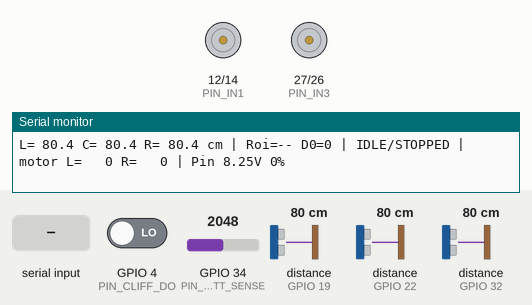
Simulated run of this sketch. Board: ESP32. On the bench: motor-driver pin pairs drawn as motors (green arrow = first pin HIGH = forward, orange = second pin HIGH = backward, longer = more drive, scaled by the enable pin), the last lines printed to the serial monitor. Wiring (inferred from the names in the program): 3 × ultrasonic range finder: trigger GPIO 21, echo GPIO 19 / trigger GPIO 23, echo GPIO 22 / trigger GPIO 33, echo GPIO 32. The inputs (shaded band) are chosen by the test bench; at power-on: distance to the obstacle (sensors on GPIO 19, GPIO 22, GPIO 32) 80 cm, GPIO 4 (PIN_CLIFF_DO) LOW, GPIO 34 (PIN_BATT_SENSE) = 2048. The echo pulse lasts 58.3 µs per cm.

Above: at 1.4 s.
1.5 s: "s" received over Serial
4.5 s: distance to the obstacle (sensor on GPIO 19) set to 11 cm
At 5.1 s:
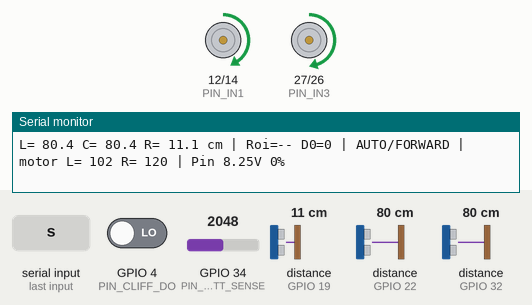
6.2 s: distance to the obstacle (sensor on GPIO 19) set to 8 cm
At 8.2 s:
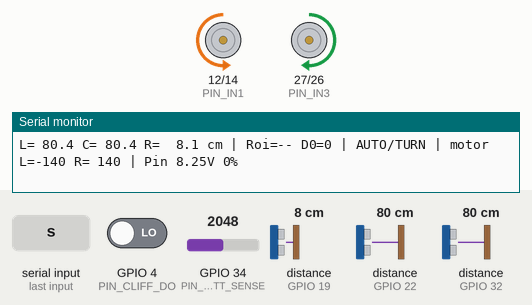
9.2 s: "a" received over Serial
11.4 s: "w" received over Serial
At 11.73 s:
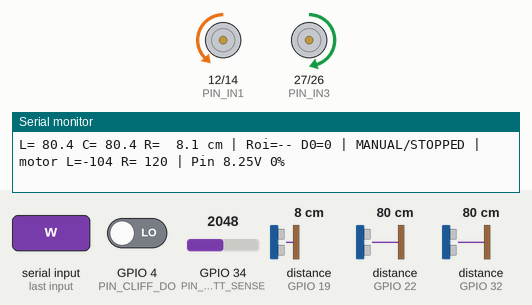
13.7 s: "A" received over Serial
At 14.29 s:
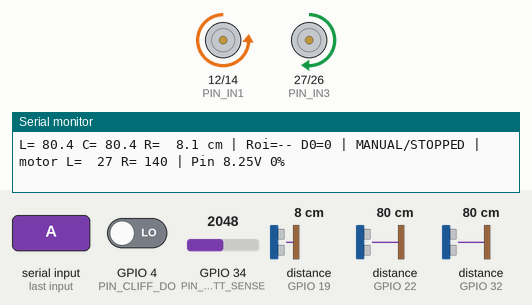
Timing chart, 0 to 16.7 s (numbered marks = the images above; inputs shaded):
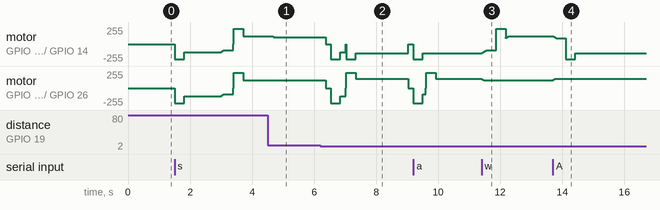

Measured:
- the behaviour switches between 10 and 9 cm on distance to the obstacle (sensor on GPIO 19) (found by bisection; images 1 and 2)
- after the input at 4.5 s, motor on GPIO 12 (PIN_IN1) / GPIO 14 (PIN_IN2): forward 120/255 → forward 102/255 after 0.16 s
- after the input at 11.4 s, motor on GPIO 27 (PIN_IN3) / GPIO 26 (PIN_IN4): forward 139/255 → forward 120/255 at once
- after the input at 13.7 s, motor on GPIO 27 (PIN_IN3) / GPIO 26 (PIN_IN4): forward 120/255 → forward 139/255 at once

The sketch:

robot_lau_nha.ino
```cpp
// Robot hut bui / lau nha - ESP32 + L298N + 3x HC-SR04 + TCRT5000
// Giai doan 1: di chuyen cham, tranh vat can va chong roi
//
// Lenh qua Serial Monitor (115200, gui tung ky tu):
//   g : bat dau che do AUTO (tu di, tranh vat can)
//   x : dung
//   w/s/a/d : dieu khien tay tien / lui / trai / phai
//   i : bat/tat in thong tin cam bien

#include <esp_system.h>
#include "config.h"
#include "types.h"
#include "motor.h"
#include "sensors.h"
#include "navigation.h"
#include "battery.h"

static bool debugEnabled = true;
static uint32_t lastDebugMs = 0;
static bool autoStartPending = AUTO_START_ON_BOOT;

// Bo nho RTC giu nguyen qua reset (tru khi mat nguon hoan toan)
// -> biet truoc khi reset robot co dang chay AUTO khong
#define AUTO_MAGIC        0xA070A070
#define MAX_AUTO_RESUMES  3
RTC_NOINIT_ATTR static uint32_t rtcAutoMagic;
RTC_NOINIT_ATTR static uint32_t rtcResumeCount;

static bool isAbnormalReset(esp_reset_reason_t r) {
  return r == ESP_RST_BROWNOUT || r == ESP_RST_PANIC ||
         r == ESP_RST_INT_WDT  || r == ESP_RST_TASK_WDT || r == ESP_RST_WDT;
}

static void handleSerial() {
  while (Serial.available()) {
    char c = Serial.read();
    switch (c) {
      case 'g': case 'G': autoStartPending = false; rtcResumeCount = 0; navStartAuto(); break;
      case 'x': case 'X': autoStartPending = false; navStop();      break;
      case 'w': case 'W': navManual(MANUAL_FORWARD);  break;
      case 's': case 'S': navManual(MANUAL_BACKWARD); break;
      case 'a': case 'A': navManual(MANUAL_LEFT);     break;
      case 'd': case 'D': navManual(MANUAL_RIGHT);    break;
      case 'i': case 'I': debugEnabled = !debugEnabled; break;
      default: break;
    }
  }
}

static void printDebug() {
  uint32_t now = millis();
  if (!debugEnabled || now - lastDebugMs < DEBUG_INTERVAL_MS) return;
  lastDebugMs = now;

  const Distances& d = sensorsGet();
  const CliffState& c = sensorsCliff();
  Serial.printf("L=%5.1f C=%5.1f R=%5.1f cm | Roi=%s D0=%d | %s/%s | motor L=%4d R=%4d | Pin %.2fV %u%%\n",
                d.left, d.center, d.right,
                c.detected ? "CO" : "--", digitalRead(PIN_CLIFF_DO),
                navModeName(navGetMode()), navStateName(navGetState()),
                motorGetLeft(), motorGetRight(),
                batteryVoltage(), batteryPercent());
}

void setup() {
  Serial.begin(SERIAL_BAUD);
  delay(200);
  Serial.println("\n=== Robot lau nha - khoi dong ===");

  esp_reset_reason_t reason = esp_reset_reason();
  Serial.printf("Ly do khoi dong: %d\n", (int)reason);
  if (reason == ESP_RST_BROWNOUT) {
    Serial.println("!!! CANH BAO: ESP32 vua bi reset do SUT AP (brownout).");
    Serial.println("!!! Thuong do motor keo dong lam sut nguon 5V. Xem huong dan sua phan cung.");
  }

  if (isAbnormalReset(reason) && rtcAutoMagic == AUTO_MAGIC) {
    if (rtcResumeCount < MAX_AUTO_RESUMES) {
      rtcResumeCount++;
      autoStartPending = true;
      Serial.printf("!!! Dang chay AUTO thi bi reset -> tu chay lai (lan %u/%d)\n",
                    (unsigned)rtcResumeCount, MAX_AUTO_RESUMES);
    } else {
      autoStartPending = false;  // ke ca khi AUTO_START_ON_BOOT = true
      Serial.println("!!! Reset lien tuc qua nhieu lan -> KHONG tu chay lai. Kiem tra nguon!");
    }
  } else {
    rtcResumeCount = 0;
  }
  rtcAutoMagic = 0;

  motorInit();
  sensorsInit();
  navInit();
  batteryInit();
  Serial.printf("Pin: %.2fV (%u%%)\n", batteryVoltage(), batteryPercent());

  Serial.println("Lenh: g=AUTO, x=dung, w/s/a/d=dieu khien tay, i=bat/tat debug");
}

void loop() {
  handleSerial();

  if (autoStartPending && millis() >= AUTO_START_DELAY_MS) {
    autoStartPending = false;
    navStartAuto();
  }

  sensorsUpdate();
  batteryUpdate();
  navUpdate();
  motorUpdate();
  printDebug();

  rtcAutoMagic = navGetMode() == MODE_AUTO ? AUTO_MAGIC : 0;
}
```

battery.cpp
```cpp
#include "battery.h"
#include "config.h"

namespace {

// Bang dien ap 1 cell Li-ion (khi nghi, khong tai) -> % dung luong
struct SocPoint { float v; uint8_t pct; };
const SocPoint SOC_TABLE[] = {
  {4.20f, 100}, {4.10f, 90}, {4.00f, 80}, {3.92f, 70}, {3.85f, 60},
  {3.79f,  50}, {3.75f, 40}, {3.71f, 30}, {3.67f, 20}, {3.61f, 10},
  {3.50f,   5}, {3.30f,  0},
};
const uint8_t SOC_LEN = sizeof(SOC_TABLE) / sizeof(SOC_TABLE[0]);

uint32_t lastReadMs = 0;
float voltage = 0;
uint8_t percent = 0;
bool low = false;

float readPackVoltage() {
  // analogReadMilliVolts() da dung so lieu hieu chuan eFuse cua ESP32 -> chinh xac hon analogRead()
  uint32_t sum = 0;
  for (uint8_t i = 0; i < BATT_SAMPLES; i++) sum += analogReadMilliVolts(PIN_BATT_SENSE);
  float pinV = sum / (float)BATT_SAMPLES / 1000.0f;
  return pinV * BATT_DIVIDER_RATIO * BATT_CALIB;
}

uint8_t cellToPercent(float cellV) {
  if (cellV >= SOC_TABLE[0].v) return 100;
  if (cellV <= SOC_TABLE[SOC_LEN - 1].v) return 0;
  for (uint8_t i = 1; i < SOC_LEN; i++) {
    const SocPoint& hi = SOC_TABLE[i - 1];
    const SocPoint& lo = SOC_TABLE[i];
    if (cellV >= lo.v) {
      float t = (cellV - lo.v) / (hi.v - lo.v);
      return (uint8_t)(lo.pct + t * (hi.pct - lo.pct) + 0.5f);
    }
  }
  return 0;
}

}  // namespace

void batteryInit() {
  pinMode(PIN_BATT_SENSE, INPUT);
  analogSetPinAttenuation(PIN_BATT_SENSE, ADC_11db);  // dai do ~0..3.1V
  voltage = readPackVoltage();
  percent = cellToPercent(voltage / BATT_CELLS);
}

void batteryUpdate() {
  uint32_t now = millis();
  if (now - lastReadMs < BATT_INTERVAL_MS) return;
  lastReadMs = now;

  // Loc mem: dien ap dao dong khi motor tang/giam toc
  voltage += BATT_FILTER_ALPHA * (readPackVoltage() - voltage);
  percent = cellToPercent(voltage / BATT_CELLS);

  // Co tre (hysteresis) de canh bao khong nhap nhay quanh nguong
  if (!low && percent < BATT_LOW_PERCENT) {
    low = true;
    Serial.printf("[BATT] PIN YEU: %.2fV (%u%%)\n", voltage, percent);
  } else if (low && percent >= BATT_LOW_PERCENT + 5) {
    low = false;
  }
}

float batteryVoltage() {
  return voltage;
}

uint8_t batteryPercent() {
  return percent;
}

bool batteryLow() {
  return low;
}
```

battery.h
```cpp
#pragma once
#include <Arduino.h>

void batteryInit();

// Goi lien tuc trong loop(). Chi doc ADC moi BATT_INTERVAL_MS.
void batteryUpdate();

// Dien ap pin 3S da loc (V)
float batteryVoltage();

// Dung luong con lai uoc tinh (0..100 %)
uint8_t batteryPercent();

// Pin yeu (< BATT_LOW_PERCENT)
bool batteryLow();
```

cleaning.cpp
```cpp

```

docking.cpp
```cpp

```

motor.cpp
```cpp
#include "motor.h"
#include "config.h"
#include <esp_arduino_version.h>

namespace {

struct Wheel {
  uint8_t in1, in2, en, ch;
  bool invert;
  float trim;
  int target;
  int current;
  uint32_t kickUntil;
};

Wheel wheelL = {PIN_IN1, PIN_IN2, PIN_ENA, 0, MOTOR_LEFT_INVERT,  MOTOR_LEFT_TRIM,  0, 0, 0};
Wheel wheelR = {PIN_IN3, PIN_IN4, PIN_ENB, 1, MOTOR_RIGHT_INVERT, MOTOR_RIGHT_TRIM, 0, 0, 0};

bool braking = false;
uint32_t lastRampMs = 0;

// Ho tro ca ESP32 Arduino core 2.x va 3.x
void pwmAttach(const Wheel& w) {
#if ESP_ARDUINO_VERSION_MAJOR >= 3
  ledcAttach(w.en, MOTOR_PWM_FREQ, MOTOR_PWM_RES);
#else
  ledcSetup(w.ch, MOTOR_PWM_FREQ, MOTOR_PWM_RES);
  ledcAttachPin(w.en, w.ch);
#endif
}

void pwmWrite(const Wheel& w, uint32_t duty) {
#if ESP_ARDUINO_VERSION_MAJOR >= 3
  ledcWrite(w.en, duty);
#else
  ledcWrite(w.ch, duty);
#endif
}

void applyOutput(const Wheel& w, uint32_t now) {
  int speed = w.invert ? -w.current : w.current;

  if (speed == 0) {
    if (braking) {
      // IN1 = IN2 = HIGH, EN = HIGH -> phanh nhanh
      digitalWrite(w.in1, HIGH);
      digitalWrite(w.in2, HIGH);
      pwmWrite(w, 255);
    } else {
      digitalWrite(w.in1, LOW);
      digitalWrite(w.in2, LOW);
      pwmWrite(w, 0);
    }
    return;
  }

  digitalWrite(w.in1, speed > 0 ? HIGH : LOW);
  digitalWrite(w.in2, speed > 0 ? LOW : HIGH);

  int duty = max(abs(speed), MOTOR_MIN_PWM);
  if (now < w.kickUntil) duty = max(duty, MOTOR_KICK_PWM);
  duty = constrain((int)(duty * w.trim), 0, 255);
  pwmWrite(w, duty);
}

void rampWheel(Wheel& w, uint32_t now) {
  int prev = w.current;
  if (prev == 0) {
    // Tu dung yen: dat ngay toc do muc tieu (kick o duoi giup motor thang ma sat tinh).
    // Neu tang tu tu tu 0, motor bi ket o MOTOR_MIN_PWM qua lau -> khong lui/quay noi.
    w.current = w.target;
  } else if (w.current < w.target) {
    w.current = min(w.current + MOTOR_RAMP_STEP, w.target);
  } else if (w.current > w.target) {
    w.current = max(w.current - MOTOR_RAMP_STEP, w.target);
  }

  // Bat dau quay tu dung yen hoac doi chieu -> kick de thang ma sat tinh
  if (w.current != 0 && (prev == 0 || (prev > 0) != (w.current > 0))) {
    w.kickUntil = now + MOTOR_KICK_MS;
  }
}

}  // namespace

void motorInit() {
  for (Wheel* w : {&wheelL, &wheelR}) {
    pinMode(w->in1, OUTPUT);
    pinMode(w->in2, OUTPUT);
    digitalWrite(w->in1, LOW);
    digitalWrite(w->in2, LOW);
    pwmAttach(*w);
    pwmWrite(*w, 0);
  }
}

void motorSet(int left, int right) {
  braking = false;
  wheelL.target = constrain(left, -255, 255);
  wheelR.target = constrain(right, -255, 255);
}

void motorStop() {
  motorSet(0, 0);
}

void motorBrake() {
  braking = true;
  uint32_t now = millis();
  for (Wheel* w : {&wheelL, &wheelR}) {
    w->target = 0;
    w->current = 0;
    applyOutput(*w, now);
  }
}

void motorUpdate() {
  uint32_t now = millis();
  if (now - lastRampMs < MOTOR_RAMP_INTERVAL_MS) return;
  lastRampMs = now;

  rampWheel(wheelL, now);
  rampWheel(wheelR, now);
  applyOutput(wheelL, now);
  applyOutput(wheelR, now);
}

int motorGetLeft()  { return wheelL.current; }
int motorGetRight() { return wheelR.current; }
```

motor.h
```cpp
#pragma once
#include <Arduino.h>

void motorInit();

// Dat toc do muc tieu cho 2 banh (-255..255). Toc do thuc te tang/giam tu tu.
void motorSet(int left, int right);

// Giam toc tu tu ve 0 (tha troi)
void motorStop();

// Dung ngay lap tuc (phanh chu dong) - dung khi gap vat can
void motorBrake();

// Goi lien tuc trong loop()
void motorUpdate();

int motorGetLeft();
int motorGetRight();
```

navigation.cpp
```cpp
#include "navigation.h"
#include "config.h"
#include "motor.h"
#include "sensors.h"

namespace {

RobotMode mode = MODE_IDLE;
NavState state = NAV_STOPPED;
uint32_t stateStartMs = 0;

TurnDir turnDir = TURN_RIGHT;
bool escapeAfterBackup = false;

// Lan xu ly hien tai la do mep roi (khong phai vat can sieu am)
bool cliffEvent = false;
uint32_t lastCliffMs = 0;

ManualCmd manualCmd = MANUAL_STOP;

// Lich su cac lan gap vat can de phat hien bi ket trong goc
uint32_t obstacleTimes[STUCK_COUNT] = {0};
uint8_t obstacleIdx = 0;

void setState(NavState s) {
  if (s == state) return;
  state = s;
  stateStartMs = millis();
  Serial.printf("[NAV] -> %s\n", navStateName(s));
}

// Ghi nhan 1 lan gap vat can, tra ve true neu dang bi ket
bool registerObstacle(uint32_t now) {
  obstacleTimes[obstacleIdx] = now;
  obstacleIdx = (obstacleIdx + 1) % STUCK_COUNT;
  // Phan tu cu nhat nam ngay tai obstacleIdx
  uint32_t oldest = obstacleTimes[obstacleIdx];
  if (oldest != 0 && now - oldest < STUCK_WINDOW_MS) {
    memset(obstacleTimes, 0, sizeof(obstacleTimes));
    return true;
  }
  return false;
}

TurnDir chooseTurn(const Distances& d, bool blockedL, bool blockedR) {
  if (blockedL && !blockedR) return TURN_RIGHT;
  if (blockedR && !blockedL) return TURN_LEFT;
  // Hai ben xap xi nhau -> giu huong cu de khong lac qua lac lai trong goc
  if (fabsf(d.left - d.right) < DIST_SIDE_EQUAL) return turnDir;
  return d.left > d.right ? TURN_LEFT : TURN_RIGHT;
}

void spin(TurnDir dir) {
  if (dir == TURN_LEFT) motorSet(-SPEED_TURN, SPEED_TURN);
  else                  motorSet(SPEED_TURN, -SPEED_TURN);
}

bool frontClear(const Distances& d) {
  return d.center > DIST_CLEAR_CENTER &&
         d.left > DIST_STOP_SIDE && d.right > DIST_STOP_SIDE;
}

void updateAuto(const Distances& d, bool cliff, uint32_t now) {
  if (cliff) lastCliffMs = now;

  // Nguy co roi uu tien cao nhat: dung ngay o moi trang thai (tru khi dang phanh/lui ra xa mep)
  if (cliff && state != NAV_BRAKE && state != NAV_BACKUP) {
    motorBrake();
    cliffEvent = true;
    turnDir = chooseTurn(d, false, false);
    escapeAfterBackup = registerObstacle(now);
    Serial.printf("[NAV] Mep roi khi dang %s -> lui, quay %s%s\n",
                  navStateName(state),
                  turnDir == TURN_LEFT ? "TRAI" : "PHAI",
                  escapeAfterBackup ? " (KET GOC)" : "");
    setState(NAV_BRAKE);
    return;
  }

  uint32_t elapsed = now - stateStartMs;

  switch (state) {
    case NAV_STOPPED:
      setState(NAV_FORWARD);
      break;

    case NAV_FORWARD: {
      bool blockedC = d.center < DIST_STOP_CENTER;
      bool blockedL = d.left < DIST_STOP_SIDE;
      bool blockedR = d.right < DIST_STOP_SIDE;

      if (blockedC || blockedL || blockedR) {
        motorBrake();
        cliffEvent = false;
        turnDir = chooseTurn(d, blockedL, blockedR);
        escapeAfterBackup = registerObstacle(now);
        Serial.printf("[NAV] Vat can L=%.0f C=%.0f R=%.0f -> quay %s%s\n",
                      d.left, d.center, d.right,
                      turnDir == TURN_LEFT ? "TRAI" : "PHAI",
                      escapeAfterBackup ? " (KET GOC)" : "");
        setState(NAV_BRAKE);
        break;
      }

      int base = d.center < DIST_SLOW_CENTER ? SPEED_SLOW : SPEED_CRUISE;
      int l = base, r = base;
      // Lach nhe ra xa tuong ben canh
      if (d.left < DIST_STEER_SIDE && d.left <= d.right)        r = base * STEER_FACTOR;
      else if (d.right < DIST_STEER_SIDE && d.right < d.left)   l = base * STEER_FACTOR;
      motorSet(l, r);
      break;
    }

    case NAV_BRAKE:
      if (elapsed >= BRAKE_MS) setState(NAV_BACKUP);
      break;

    case NAV_BACKUP:
      motorSet(-SPEED_BACK, -SPEED_BACK);
      // Van chua thay san -> cu lui tiep cho den khi thay lai san
      if (!cliff && elapsed >= BACKUP_MS &&
                 (!cliffEvent || now - lastCliffMs >= CLIFF_EXTRA_BACKUP_MS)) {
        motorBrake();
        setState(escapeAfterBackup ? NAV_ESCAPE : NAV_TURN);
      }
      break;

    case NAV_TURN:
      spin(turnDir);
      if (cliffEvent) {
        // Sieu am thay phia truoc thoang ca khi do la mep roi -> quay du goc co dinh
        if (elapsed >= CLIFF_TURN_MS) {
          motorBrake();
          cliffEvent = false;
          setState(NAV_FORWARD);
        }
      } else if ((elapsed >= TURN_MIN_MS && frontClear(d)) || elapsed >= TURN_MAX_MS) {
        // Het TURN_MAX_MS ma van chua thoang: NAV_FORWARD se phat hien lai
        // va tiep tuc lui/quay; lap lai nhieu lan se kich hoat ESCAPE.
        if (!frontClear(d)) {
          Serial.printf("[NAV] Quay het %d ms van chua thoang L=%.0f C=%.0f R=%.0f\n",
                        TURN_MAX_MS, d.left, d.center, d.right);
        }
        motorBrake();
        setState(NAV_FORWARD);
      }
      break;

    case NAV_ESCAPE:
      spin(turnDir);
      if (elapsed >= ESCAPE_TURN_MS) {
        motorBrake();
        // Lan sau doi huong de khong lap lai cung mot kieu thoat
        turnDir = turnDir == TURN_LEFT ? TURN_RIGHT : TURN_LEFT;
        setState(NAV_FORWARD);
      }
      break;
  }
}

void updateManual(const Distances& d, bool cliff) {
  switch (manualCmd) {
    case MANUAL_FORWARD:
      if (cliff) {
        motorBrake();
        manualCmd = MANUAL_STOP;
        Serial.println("[NAV] Dieu khien tay: phia truoc la mep roi, da dung (chi cho lui)");
      } else if (d.center < DIST_STOP_CENTER) {
        motorBrake();
        manualCmd = MANUAL_STOP;
        Serial.println("[NAV] Dieu khien tay: phia truoc co vat can, da dung");
      } else {
        motorSet(SPEED_MANUAL, SPEED_MANUAL);
      }
      break;
    case MANUAL_BACKWARD: motorSet(-SPEED_MANUAL, -SPEED_MANUAL); break;
    case MANUAL_LEFT:     motorSet(-SPEED_TURN, SPEED_TURN);      break;
    case MANUAL_RIGHT:    motorSet(SPEED_TURN, -SPEED_TURN);      break;
    case MANUAL_STOP:     motorStop();                            break;
  }
}

}  // namespace

void navInit() {
  mode = MODE_IDLE;
  state = NAV_STOPPED;
  motorBrake();
}

void navUpdate() {
  const Distances& d = sensorsGet();
  bool cliff = sensorsCliff().detected;
  uint32_t now = millis();

  switch (mode) {
    case MODE_AUTO:   updateAuto(d, cliff, now); break;
    case MODE_MANUAL: updateManual(d, cliff);    break;
    case MODE_IDLE:   break;
  }
}

void navStartAuto() {
  mode = MODE_AUTO;
  cliffEvent = false;
  memset(obstacleTimes, 0, sizeof(obstacleTimes));
  setState(NAV_FORWARD);
  Serial.println("[NAV] Che do AUTO");
}

void navStop() {
  mode = MODE_IDLE;
  manualCmd = MANUAL_STOP;
  motorBrake();
  setState(NAV_STOPPED);
  Serial.println("[NAV] Dung");
}

void navManual(ManualCmd cmd) {
  if (mode != MODE_MANUAL) {
    mode = MODE_MANUAL;
    setState(NAV_STOPPED);
    Serial.println("[NAV] Che do MANUAL");
  }
  manualCmd = cmd;
}

RobotMode navGetMode()  { return mode; }
NavState  navGetState() { return state; }

const char* navStateName(NavState s) {
  switch (s) {
    case NAV_STOPPED: return "STOPPED";
    case NAV_FORWARD: return "FORWARD";
    case NAV_BRAKE:   return "BRAKE";
    case NAV_BACKUP:  return "BACKUP";
    case NAV_TURN:    return "TURN";
    case NAV_ESCAPE:  return "ESCAPE";
  }
  return "?";
}

const char* navModeName(RobotMode m) {
  switch (m) {
    case MODE_IDLE:   return "IDLE";
    case MODE_AUTO:   return "AUTO";
    case MODE_MANUAL: return "MANUAL";
  }
  return "?";
}
```

navigation.h
```cpp
#pragma once
#include "types.h"

void navInit();

// Goi lien tuc trong loop(), sau sensorsUpdate()
void navUpdate();

void navStartAuto();
void navStop();
void navManual(ManualCmd cmd);

RobotMode navGetMode();
NavState navGetState();
const char* navStateName(NavState s);
const char* navModeName(RobotMode m);
```

notify.cpp
```cpp

```

safety.cpp
```cpp

```

scheduler.cpp
```cpp

```

sensors.h
```cpp
#pragma once
#include "types.h"

void sensorsInit();

// Goi lien tuc trong loop(). Moi lan chi do 1 cam bien (luan phien) de tranh nhieu cheo.
void sensorsUpdate();

// Khoang cach da loc (cm). Khong co echo -> SONAR_MAX_CM.
const Distances& sensorsGet();

// Trang thai cam bien chong roi TCRT5000. Duoc doc moi lan goi sensorsUpdate().
const CliffState& sensorsCliff();
```

statemachine.cpp
```cpp

```

storage.cpp
```cpp

```

webserver.cpp
```cpp

```

wifi_manager.cpp
```cpp

```

Source omitted: sensors.cpp (2994 bytes), types.h (586 bytes), config.h (6033 bytes)
